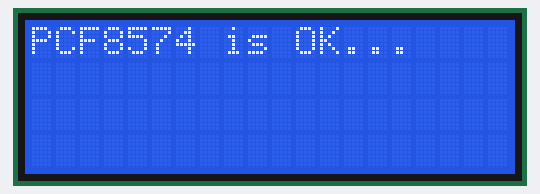
The program below on a simulated ESP32. Parts: 20×4 character LCD. Random numbers use the default seed unless the program sets one.

Above: at 0.1 s.
At 2.2 s:
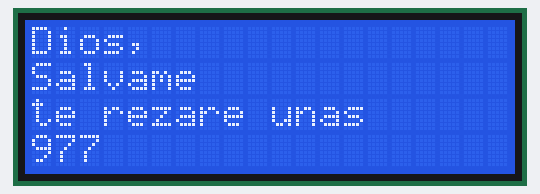
At 17.2 s:
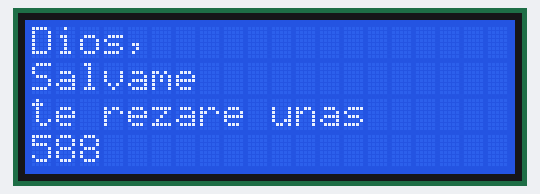
At 32.2 s:
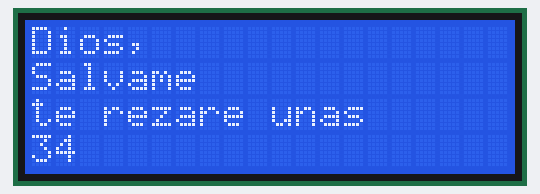
At 62.2 s:
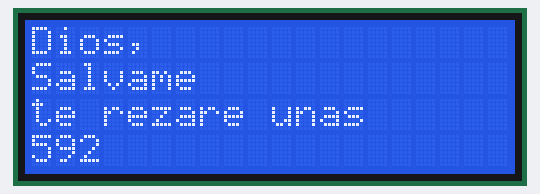
At 127.3 s:
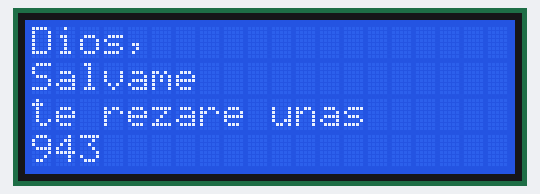

Measured:
- what the display in image 1 shows lasts 5.0 s, from 2.1 s to 7.1 s

The program:

main.cpp
```cpp
#include <Arduino.h>
#pragma GCC optimize ("O3")   //code optimisation controls - "O2" & "O3" code performance, "Os" code size

#include <Wire.h>
#include <LiquidCrystal_I2C.h>

#define COLUMS           20   //LCD columns
#define ROWS             4    //LCD rows
#define LCD_SPACE_SYMBOL 0x20 //space symbol from LCD ROM, see p.9 of GDM2004D datasheet

LiquidCrystal_I2C lcd(PCF8574_ADDR_A21_A11_A01, 4, 5, 6, 16, 11, 12, 13, 14, POSITIVE);

void setup()
{
  Serial.begin(115200);

  while (lcd.begin(COLUMS, ROWS, LCD_5x8DOTS) != 1) //colums, rows, characters size
  {
    Serial.println(F("PCF8574 is not connected or lcd pins declaration is wrong. Only pins numbers: 4,5,6,16,11,12,13,14 are legal."));
    delay(5000);
  }

  lcd.print(F("PCF8574 is OK..."));    //(F()) saves string to flash & keeps dynamic memory free
  delay(2000);

  lcd.clear();

  /* prints static text */
  lcd.setCursor(0, 0);
  lcd.print(F("Dios,"));

  lcd.setCursor(0, 1);
  lcd.print(F("Salvame"));

  lcd.setCursor(0, 2);
  lcd.print(F("te rezare unas"));
}


void loop()
{
  /* print dynamic text */
  lcd.setCursor(0, 3);        //set 15-th colum & 3-rd row

  lcd.print(random(10, 1000));
  lcd.write(LCD_SPACE_SYMBOL); //"write()" is faster than "lcd.print()"

  delay(5000);
}
```
